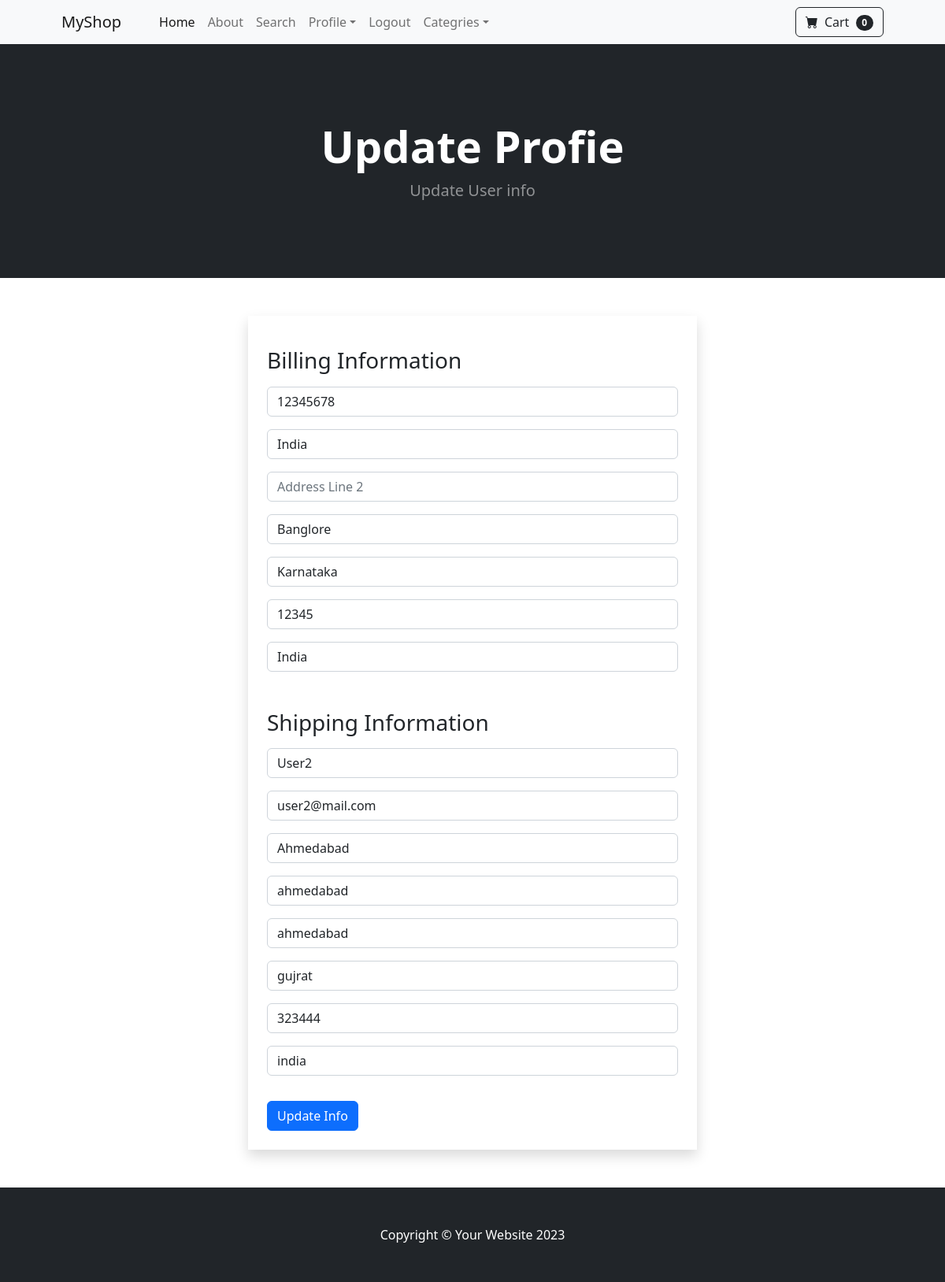
The app's page /update_info/ (signed in) with its own data.
### shop/models.py (models this page shows, shortened)
class Profile(models.Model):
    user = models.OneToOneField(User, on_delete=models.CASCADE)
    date_modified = models.DateTimeField(User,auto_now_add=True)
    phone = models.CharField(max_length=20,blank=True)
    address1 = models.CharField(max_length=200, blank=True)
    address2 = models.CharField(max_length=200, blank=True)
    city = models.CharField(max_length=100, blank=True)
    state = models.CharField(max_length=100, blank=True)
    zip_code = models.CharField(max_length=20, blank=True)
    country = models.CharField(max_length=100, blank=True)
    old_cart = models.CharField(max_length=100, blank=True, null=True)

### payment/models.py (models this page shows, shortened)
class ShippingAddress(models.Model):
    user = models.ForeignKey(User,on_delete=models.CASCADE,null=True,blank=True)
    shipping_full_name = models.CharField(max_length=100)
    shipping_email = models.EmailField(max_length=100)
    shipping_address1 = models.CharField(max_length=100)
    shipping_address2 = models.CharField(max_length=100, null=True, blank=True)
    shipping_city = models.CharField(max_length=50)
    shipping_state = models.CharField(max_length=50, null=True, blank=True)
    shipping_postal_code = models.CharField(max_length=20, null=True, blank=True)
    shipping_country = models.CharField(max_length=50)
    class Meta:
        verbose_name_plural = "Shipping Address"

### shop/views.py (the view)
# urls.py: path('update_info/', views.update_info, name='update_info'),
def update_info(request):
    if request.user.is_authenticated:
        current_user = Profile.objects.get(user__id=request.user.id)
        shipping_user = ShippingAddress.objects.get(user__id = request.user.id)
        info_form = UserInfoForm(request.POST or None, instance=current_user)
        shipping_form = ShippingForm(request.POST or None, instance=shipping_user)
        if info_form.is_valid() or shipping_form.is_valid():
            info_form.save()
            shipping_form.save()
            messages.success(request, ('User Info updated successfully'))
            return redirect('home')
        return render(request, 'update_info.html', {'user_form': info_form , 'shipping_form':shipping_form})
    else:
        messages.success(
            request, ('You must be logged in to access this page'))
        return redirect('login')

### cart/cart.py (called while the page is built)
    def __len__(self):
        return len(self.cart)

### cart/context_processors.py (called while the page is built)
def cart(request):
    return {'cart':Cart(request)}

### shop/templates/update_info.html (shortened to what this page needs)
{% extends 'base.html' %}
{% block content %}
<header class="bg-dark py-5">
    <div class="container px-4 px-lg-5 my-5">
        <div class="text-center text-white">
            <h1 class="display-4 fw-bolder">Update Profie</h1>
            <p class="lead fw-normal text-white-50 mb-0">Update User info</p>
        </div>
    </div>
</header>
<div class="container my-5 ">
    <div class="row justify-content-md-center">
        <div class="col-6 shadow p-4">
            <form method="POST" action="{% url 'update_info' %}">
                    <h3 class="my-3">Billing Information</h3>
                {{ user_form.as_p }}
                    <h3 class="mt-5 mb-3">Shipping Information</h3>
                {{ shipping_form.as_p }}
                <button type="submit" class="btn btn-primary mt-3">
                    Update Info
                </button>
            </form>
        </div>
    </div>
</div>
{% endblock content %}

### records on screen
Profile: phone "12345678", address1 "India", city "Banglore", state "Karnataka", zip_code "12345", country "India"
ShippingAddress: shipping_full_name "User2", shipping_email "user2@mail.com", shipping_address1 "Ahmedabad", shipping_address2 "ahmedabad", shipping_city "ahmedabad", shipping_state "gujrat", shipping_postal_code "323444", shipping_country "india"

### other values on screen
{{ cart|length }} "0"
